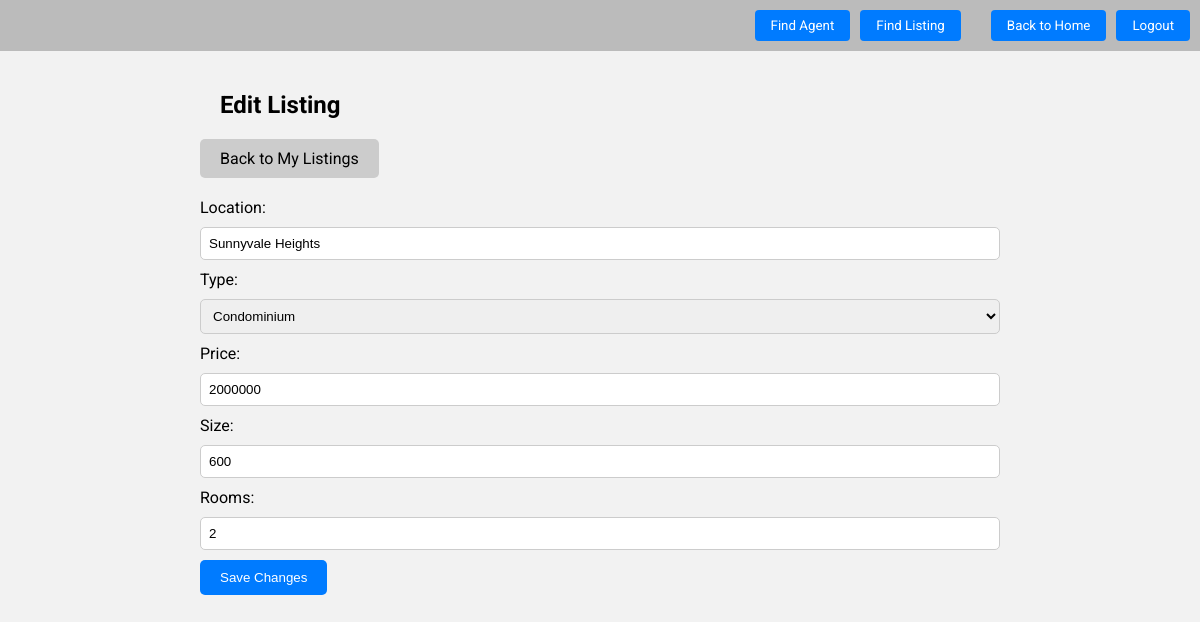
The app's page /Boundary/ra/edit_listing.php?listing_id=1 (signed in) with its own data.
### tables this page shows
CREATE TABLE `listing` (
  `listing_id` int(11) NOT NULL,
  `ra_id` int(11) NOT NULL,
  `user_id` int(11) NOT NULL,
  `region` enum('North','South','East','West','Central') NOT NULL,
  `type` enum('Condominium','Landed Property','HDB Flat') NOT NULL,
  `location` text NOT NULL,
  `postal` int(6) NOT NULL,
  `price` int(11) NOT NULL,
  `rooms` int(1) NOT NULL,
  `size` int(11) NOT NULL,
  `views` int(11) DEFAULT NULL,
  `shortlists` int(11) DEFAULT NULL
);

### Control/ra/edit_listing_controller.php (called while the page is built, shortened)
<?php
require_once('../../Entity/listing.php');
class EditListingController {
    private $Listing;
    public function __construct($conn) {
        $this->Listing = new Listing($conn);
    }
    public function getListingDetails($listing_id) {
        return $this->Listing->getListingsDetails($listing_id);
    }
}
?>

### Entity/listing.php (called while the page is built, shortened)
<?php
class Listing {
    private $conn;
    public function __construct($conn) {
        $this->conn = $conn;
    }
    public function getListingsDetails($listing_id) {
        $sql = "SELECT * FROM listing WHERE listing_id = ?";
        $stmt = $this->conn->prepare($sql);
        $stmt->bind_param("i", $listing_id);
        $stmt->execute();
        $result = $stmt->get_result();
        if ($result->num_rows == 1) {
            return $result->fetch_assoc();
        } else {
            return null;
        }
    }
}
?>

### Boundary/ra/edit_listing.php (the view, shortened to what this page needs)
<?php
require_once('../../Database/db_conn.php');
require_once('../../Control/ra/edit_listing_controller.php');
if ($_SERVER["REQUEST_METHOD"] == "GET" && isset($_GET['listing_id'])) {
    $listing_id = $_GET['listing_id'];
    $editListingController = new EditListingController($conn);
    $listing = $editListingController->getListingDetails($listing_id);
}
?>
<!DOCTYPE html>
<html lang="en">
<head>
</head>
<body>
<?php include 'header.php'?>
<div class="container">
    <h2 class="title">Edit Listing</h2>
    <a href="my_listings.php" class="back-button">Back to My Listings</a>
    <form action="" method="POST">
        <label for="location">Location:</label>
        <input type="text" id="location" name="location" value="<?php echo $listing['location']; ?>" required>
        <label for="type">Type:</label>
        <select id="type" name="type" required>
            <option value="Condominium" <?php echo ($listing['type'] == 'Condominium') ? 'selected' : ''; ?>>Condominium</option>
        </select>
        <label for="price">Price:</label>
        <input type="number" id="price" name="price" value="<?php echo $listing['price']; ?>" required>
        <label for="size">Size:</label>
        <input type="number" id="size" name="size" value="<?php echo $listing['size']; ?>" required>
        <label for="rooms">Rooms:</label>
        <input type="number" id="rooms" name="rooms" value="<?php echo $listing['rooms']; ?>" required>
        <input type="submit" name="submit" value="Save Changes">
    </form>
</div>
</body>
</html>

### Boundary/ra/edit_listing.php (style rules this page uses)
body { font-family: 'Roboto', sans-serif; background-color: #f2f2f2; margin: 0; padding: 0; }
.container { max-width: 800px; margin: 0 auto; padding: 20px; }
.title { margin-left: 20px; }
form { margin-top: 20px; }
label { display: block; margin-bottom: 10px; }
input[type="text"], input[type="number"], select { width: 100%; padding: 8px; border: 1px solid #ccc; border-radius: 5px; box-sizing: border-box; margin-bottom: 10px; }
input[type="submit"] { background-color: #007bff; color: #fff; border: none; border-radius: 5px; padding: 10px 20px; cursor: pointer; transition: background-color 0.3s ease; }
.back-button { background-color: #ccc; color: #000; padding: 10px 20px; border: none; border-radius: 5px; cursor: pointer; transition: background-color 0.3s ease; text-decoration: none; display: inline-block; }

### Boundary/ra/header.php (style rules this page uses)
body { font-family: 'Roboto', sans-serif; margin: 0; padding: 0; }

### records on screen
listing: location "Sunnyvale Heights", type "Condominium", price "2000000", size "600", rooms "2"
